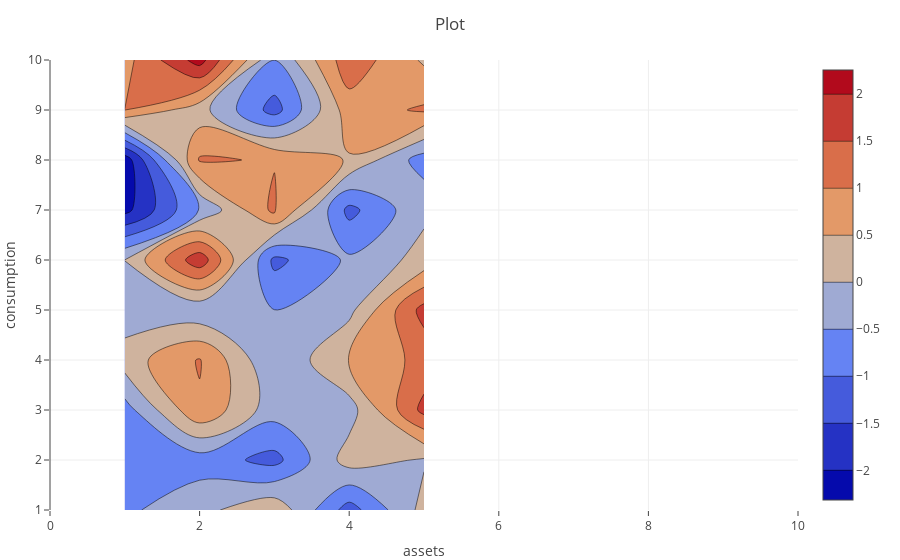

Notebook source saved alongside this figure:
### Code cell
plot(trace2,layout)

### Figure 1 — Plotly figure (JSON) as saved in the notebook; plotly's stock layout.template omitted (floating-point values rounded to 4 significant figures)
{"data": [{"type": "contour", "x": [1, 2, 3, 4, 5], "y": [1, 2, 3, 4, 5, 6, 7, 8, 9, 10], "z": [[-0.6039, -0.1425, 0.3743, -1.228, 0.1675], [-0.8528, -0.7423, -1.163, 0.2255, -0.05146], [-0.7187, 0.9341, -0.2934, -0.215, 1.66], [0.2522, 1.04, -0.4918, 0.5412, 1.157], [-0.3206, -0.3966, -0.4965, -0.1409, 1.69], [0.005629, 1.846, -1.135, -0.4164, 0.18], [-2.164, -0.4742, 1.13, -1.149, -0.1091], [-2.314, 1.057, 0.9556, 0.4579, -0.7479], [1.005, 0.1945, -1.21, 0.7627, 1.068], [0.8234, 2.229, -0.4976, 1.325, 0.4241]]}], "layout": {"margin": {"b": 50, "l": 50, "r": 50, "t": 60}, "title": "Plot", "xaxis": {"range": [0, 10], "title": "assets"}, "yaxis": {"title": "consumption"}}}
